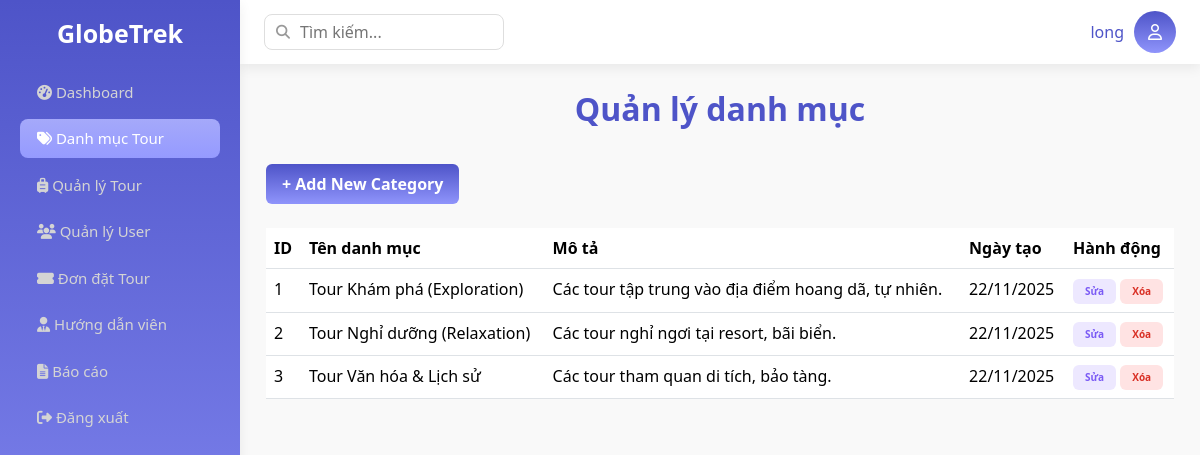
Screenshot of /Base/?action=list-category (signed in) with the database file from the repository.
### tables this page shows
CREATE TABLE `tour_categories` (
  `id` int NOT NULL,
  `name` varchar(100) NOT NULL,
  `description` text,
  `created_at` timestamp NULL DEFAULT CURRENT_TIMESTAMP
);

### Base/controllers/CategoryController.php (called while the page is built, shortened)
<?php
class CategoryController {
    public function listCategory()
    {
        $category = new CategoryModel();
        $listCategory = $category->getList();
        require_once PATH_VIEW . 'main.php';
    }
}
?>

### Base/routes/index.php (called while the page is built)
<?php
$action = $_GET['action'] ?? '/';
match ($action) {
    '/'                 => (new AuthController)->index(),
    'login'             => (new AuthController)->index(),
    'handleLogin'       => (new AuthController)->handleLogin(),
    'logout'            => (new AuthController)->logout(),
    'dashboard'         => (new DashboardController)->index(),
    'guideSchedule'     => (new GuideViewController)->schedule(),
    'list-user'         => (new UsersController)->listUser(),
    'delete-user'       => (new UsersController)->deleteUser(),
    'create-user'       => (new UsersController)->createUser(),
    'update-user'       => (new UsersController)->updateUser(),
    'detail-user'       => (new UsersController)->detailUser(),
    'list-tour'         => (new TourController)->listTour(),
    'create-tour'       => (new TourController)->createTour(),
    'update-tour'       => (new TourController)->updateTour(),
    'delete-tour'       => (new TourController)->deleteTour(),
    'detail-tour'       => (new TourController)->detailTour(),
    'list-category'         => (new CategoryController)->listCategory(),
    'create-category'       => (new CategoryController)->createCategory(),
    'update-category'       => (new CategoryController)->updateCategory(),
    'delete-category'       => (new CategoryController)->deleteCategory(),
    'list-customer'         => (new CustomerController)->listCustomer(),
    'create-customer'       => (new CustomerController)->createCustomer(),
    'update-customer'       => (new CustomerController)->updateCustomer(),
    'delete-customer'       => (new CustomerController)->deleteCustomer(),
};

### Base/index.php (called while the page is built, shortened)
<?php
spl_autoload_register(function ($class) {
    $fileName = "$class.php";
    $fileModel              = PATH_MODEL . $fileName;
});
require_once './routes/index.php';

### Base/models/BaseModel.php (called while the page is built, shortened)
<?php
class BaseModel
{
    public function __construct()
    {
        $dsn = sprintf('mysql:host=%s;port=%s;dbname=%s;charset=utf8', DB_HOST, DB_PORT, DB_NAME);
        try {
            $this->pdo = new PDO($dsn, DB_USERNAME, DB_PASSWORD, DB_OPTIONS);
        } catch (PDOException $e) {
            die("Kết nối cơ sở dữ liệu thất bại: {$e->getMessage()}. Vui lòng thử lại sau.");
        }
    }
}

### Base/models/CategoryModel.php (called while the page is built, shortened)
<?php
class CategoryModel extends BaseModel
{
    public function getList()
    {
        $sql = "SELECT `id`, `name`, `description`, `created_at` FROM `tour_categories`";
        $stmt = $this->pdo->prepare($sql);
        $stmt->execute();
        return $stmt->fetchAll();
    }
}
?>

### Base/views/admin/Category/list-category.php (the view)
<?php include PATH_VIEW . 'layout/header.php'; ?>
<div class="main">
    <h2>Quản lý danh mục</h2>
    <a href="<?= BASE_URL ?>?action=create-category" class="btn btn-nut">+ Add New Category</a>
    <section class="category-list mt-4">
        <table class="table ">
            <thead>
                <tr>
                    <th>ID</th>
                    <th>Tên danh mục</th>
                    <th>Mô tả</th>
                    <th>Ngày tạo</th>
                    <th>Hành động</th>
                </tr>
            </thead>
            <tbody>
                <?php foreach ($listCategory as $category): ?>
                    <tr>
                        <td><?= $category['id'] ?></td>
                        <td><?= $category['name'] ?></td>
                        <td><?= $category['description'] ?></td>
                        <td><?= date('d/m/Y', strtotime($category['created_at'])) ?></td>
                        <td>
                            <a href="<?= BASE_URL ?>?action=update-category&id=<?= $category['id'] ?>" class="btn view">Sửa</a>
                            <a href="<?= BASE_URL ?>?action=delete-category&id=<?= $category['id'] ?>" onclick="return confirm('Bạn chắc chắn muốn xóa danh mục này?')" class="btn delete">Xóa</a>
                        </td>
                    </tr>
                <?php endforeach; ?>
            </tbody>
        </table>
    </section>
</div>
<?php include PATH_VIEW . 'layout/footer.php'; ?>

### Base/assets/css/layout.css (style rules this page uses)
:root { --orange: linear-gradient(180deg, #4e54c8, #8f94fb); --orange-active: linear-gradient(180deg, #a5a9fa, #959aff); --orange-light: #4e54c8 ; --bg: #f9f9f9; --white: #ffffff; --text: #4e54c8; --muted: #d4d4d4; --radius: 8px; --shadow: 0 4px 12px rgba(0, 0, 0, 0.07); font-family: "Inter", sans-serif; }
body { margin: 0; background: var(--bg); color: var(--text); }
.main { padding: 26px; overflow-y: auto; }

### Base/assets/css/user.css (style rules this page uses)
.main h2 { font-weight: 700; margin-bottom: 1rem; text-align: center; }
.view, .edit, .delete { padding: 5px 12px; border: none; border-radius: 6px; cursor: pointer; font-size: 10px; font-weight: bold; transition: 0.2s; }
.view { background: #ede8ff; color: #7a5af5; }
.delete { background: #ffe3e3; color: #d93025; }
.btn-nut { background: var(--orange); color: var(--white); border: none; padding: 8px 16px; font-weight: 600; transition: opacity 0.2s; margin: 20px 0 0 0; }

### rows the page displays
tour_categories: id "1", name "Tour Khám phá (Exploration)", description "Các tour tập trung vào địa điểm hoang dã, tự nhiên.", created_at "22/11/2025"
tour_categories: id "2", name "Tour Nghỉ dưỡng (Relaxation)", description "Các tour nghỉ ngơi tại resort, bãi biển.", created_at "22/11/2025"
tour_categories: id "3", name "Tour Văn hóa & Lịch sử", description "Các tour tham quan di tích, bảo tàng.", created_at "22/11/2025"

### other values shown
$_SESSION['user']['name'] "long"
